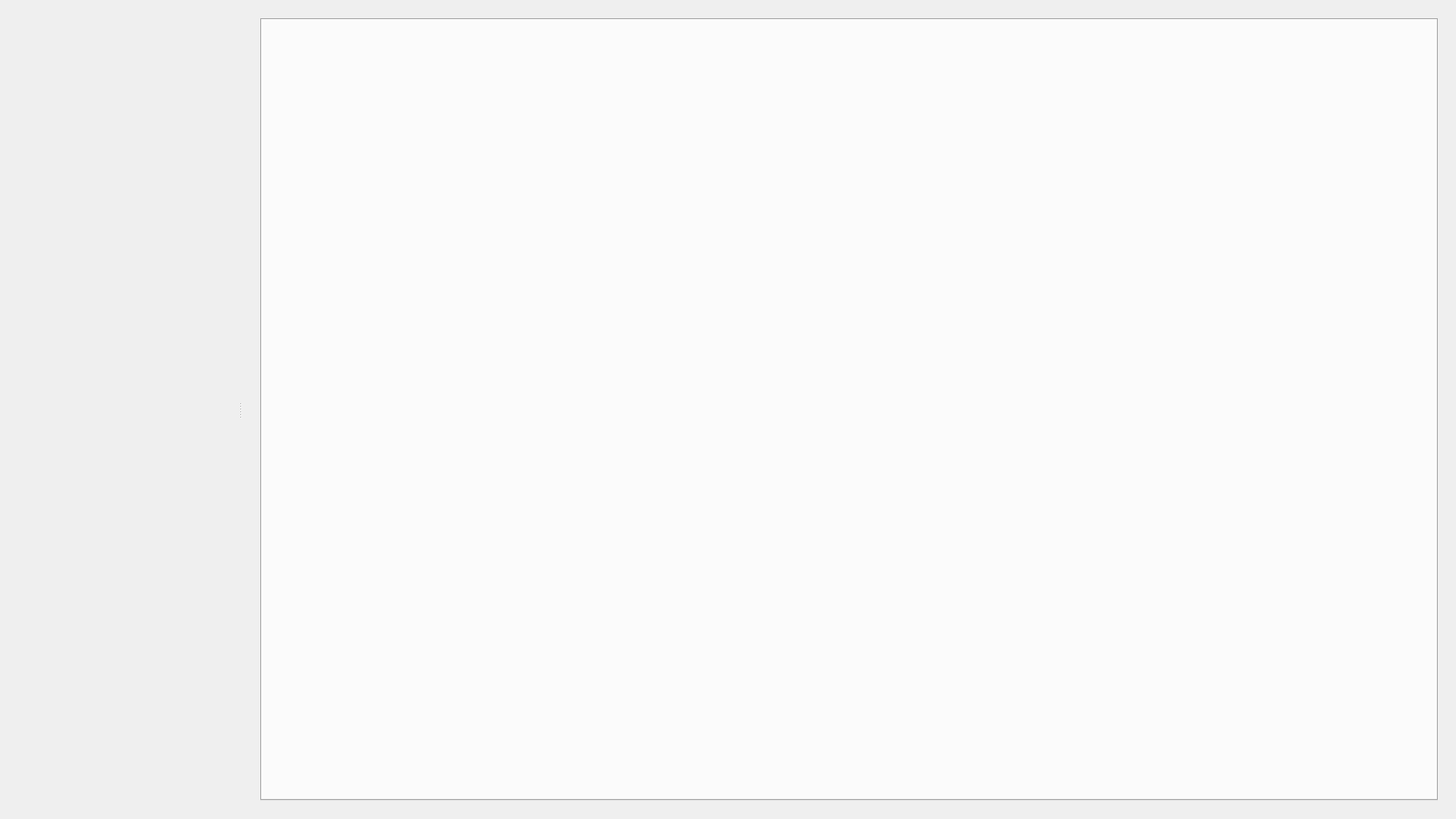
<?xml version="1.0" encoding="UTF-8"?>
<ui version="4.0">
	<class>MainWindow</class>
	<widget class="QMainWindow" name="MainWindow">
		<property name="geometry">
			<rect>
				<x>0</x>
				<y>0</y>
				<width>1600</width>
				<height>900</height>
			</rect>
		</property>
		<property name="minimumSize">
			<size>
				<width>1600</width>
				<height>900</height>
			</size>
		</property>
		<property name="maximumSize">
			<size>
				<width>1600</width>
				<height>900</height>
			</size>
		</property>
		<property name="windowTitle">
			<string>UKSDT 통합 툴</string>
		</property>
		<property name="styleSheet">
			<string notr="true" />
		</property>
		<widget class="QWidget" name="centralwidget">
			<layout class="QVBoxLayout" name="main_layout">
				<property name="spacing">
					<number>0</number>
				</property>
				<property name="leftMargin">
					<number>10</number>
				</property>
				<property name="topMargin">
					<number>0</number>
				</property>
				<property name="rightMargin">
					<number>0</number>
				</property>
				<property name="bottomMargin">
					<number>0</number>
				</property>
				<item>
					<widget class="QSplitter" name="splitter">
						<property name="styleSheet">
							<string notr="true" />
						</property>
						<property name="orientation">
							<enum>Qt::Horizontal</enum>
						</property>
						<widget class="QWidget" name="sidebar_placeholder" native="true">
							<property name="sizePolicy">
								<sizepolicy hsizetype="Fixed" vsizetype="Preferred">
									<horstretch>0</horstretch>
									<verstretch>0</verstretch>
								</sizepolicy>
							</property>
							<property name="minimumSize">
								<size>
									<width>252</width>
									<height>0</height>
								</size>
							</property>
							<property name="maximumSize">
								<size>
									<width>252</width>
									<height>16777215</height>
								</size>
							</property>
							<property name="styleSheet">
								<string notr="true" />
							</property>
						</widget>
						<widget class="QWidget" name="content_area" native="true">
							<property name="styleSheet">
								<string notr="true" />
							</property>
							<layout class="QVBoxLayout" name="content_layout">
								<property name="spacing">
									<number>20</number>
								</property>
								<property name="leftMargin">
									<number>20</number>
								</property>
								<property name="topMargin">
									<number>20</number>
								</property>
								<property name="rightMargin">
									<number>20</number>
								</property>
								<property name="bottomMargin">
									<number>20</number>
								</property>
								<item>
									<widget class="QTabWidget" name="tool_tabs">
										<property name="styleSheet">
											<string notr="true" />
										</property>
										<property name="tabsClosable">
											<bool>true</bool>
										</property>
										<property name="movable">
											<bool>true</bool>
										</property>
									</widget>
								</item>
							</layout>
						</widget>
					</widget>
				</item>
			</layout>
		</widget>
	</widget>
	<resources />
	<connections />
</ui>
